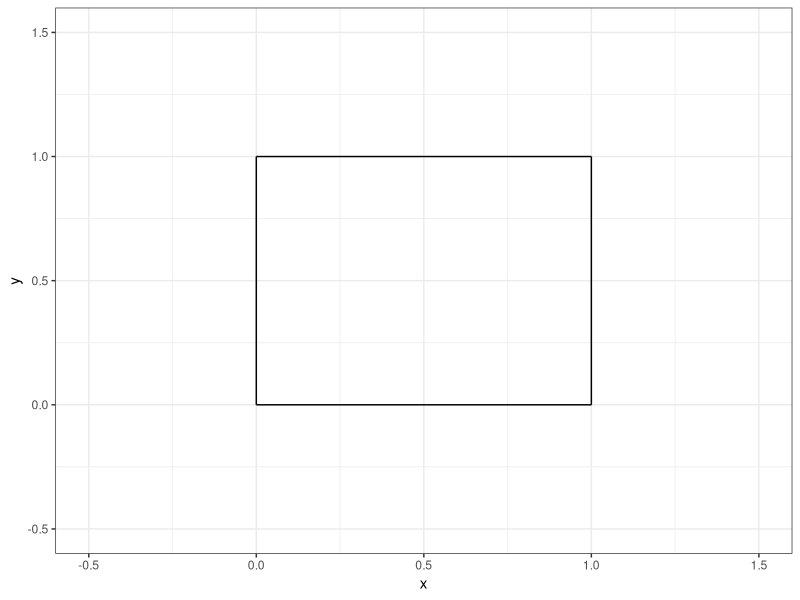

Source code (R):
## ---- chunk 1
#| echo: false

default_chunk_hook  <- knitr::knit_hooks$get("chunk")

latex_font_size <- c("Huge", "huge", "LARGE", "Large", 
                     "large", "normalsize", "small", 
                     "footnotesize", "scriptsize", "tiny")

knitr::knit_hooks$set(chunk = function(x, options) {
  x <- default_chunk_hook(x, options)
  if(options$size %in% latex_font_size) {
    paste0("\n \\", options$size, "\n\n", 
      x, 
      "\n\n \\normalsize"
    )
  } else {
    x
  }
})

## ---- chunk 2
#| label: load-packages
#| include: false
library(tidyverse)
## ---- chunk 3
#| label: fig-unitsquare
#| fig-cap: "The unit square."
#| fig-width: 3
#| fig-height: 3
#| scale: "80%"
#| fig-align: "center"
#| size: "scriptsize"
ggplot() +
  geom_segment(aes(x = 0, xend = 0,
                   y=0, yend = 1))+
  geom_segment(aes(x = 0, xend = 1,
                   y=1, yend = 1))+
  geom_segment(aes(x = 1, xend = 1,
                   y=0, yend = 1))+
  geom_segment(aes(x = 0, xend = 1,
                   y=0, yend = 0)) +
  theme_bw() + 
  xlim(-0.5, 1.5)+
  ylim(-0.5, 1.5)+
  labs(x = "x", 
       y = "y")
